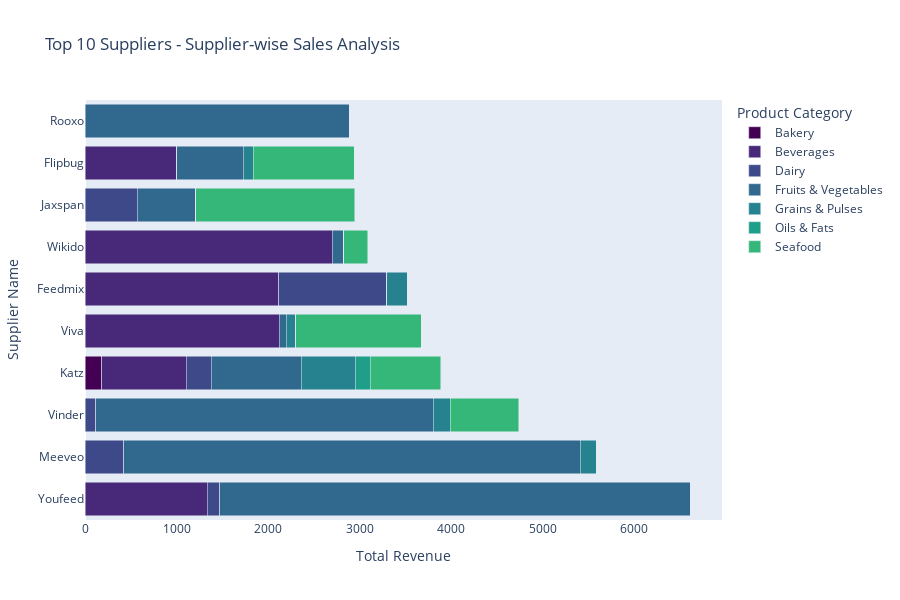

Notebook code for this chart:
### Markdown cell above
## 12. Supplier-wise Sales Analysis

### Code cell
import plotly.express as px
import pandas as pd

# Aggregate sales data by supplier and product category
supplier_sales = df_processed.groupby(['Supplier_Name', 'Product_Category']).agg({
    'Total_Revenue': 'sum',
    'Quantity_Sold': 'sum'
}).reset_index()

# Calculate total revenue per supplier
supplier_total_revenue = supplier_sales.groupby('Supplier_Name')['Total_Revenue'].sum().reset_index()

# Get the top 10 suppliers by total revenue
top_suppliers = supplier_total_revenue.nlargest(10, 'Total_Revenue')['Supplier_Name']

# Filter the original data for only the top 10 suppliers
top_supplier_sales = supplier_sales[supplier_sales['Supplier_Name'].isin(top_suppliers)]

# Pivot the data for a stacked bar chart
supplier_sales_pivot = top_supplier_sales.pivot(index='Supplier_Name', columns='Product_Category', values='Total_Revenue').fillna(0)

# Sort suppliers by total revenue for better visualization
supplier_sales_pivot['Total'] = supplier_sales_pivot.sum(axis=1)
supplier_sales_pivot = supplier_sales_pivot.sort_values(by='Total', ascending=False).drop(columns='Total')

# Reset index for plotly
supplier_sales_pivot_reset = supplier_sales_pivot.reset_index()

# Create the interactive stacked bar chart using Plotly
fig = px.bar(supplier_sales_pivot_reset,
             x=supplier_sales_pivot_reset.columns[1:],  # All categories
             y='Supplier_Name',
             title="Top 10 Suppliers - Supplier-wise Sales Analysis",
             labels={'value': 'Total Revenue', 'Supplier_Name': 'Supplier'},
             color_discrete_sequence=px.colors.sequential.Viridis,
             height=600)

# Show the plot
fig.update_layout(barmode='stack',
                  xaxis_title="Total Revenue",
                  yaxis_title="Supplier Name",
                  legend_title="Product Category",
                  xaxis={'showgrid': False},
                  yaxis={'showgrid': False})
fig.show()

### Figure 1 — Plotly figure (JSON) as saved in the notebook; plotly's stock layout.template omitted (floating-point values rounded to 4 significant figures)
{"data": [{"hovertemplate": "variable=Bakery<br>Total Revenue=%{x}<br>Supplier=%{y}<extra></extra>", "legendgroup": "Bakery", "marker": {"color": "#440154", "pattern": {"shape": ""}}, "name": "Bakery", "orientation": "h", "showlegend": true, "textposition": "auto", "type": "bar", "x": [0.0, 0.0, 0.0, 182.0, 0.0, 0.0, 0.0, 0.0, 0.0, 0.0], "xaxis": "x", "y": ["Youfeed", "Meeveo", "Vinder", "Katz", "Viva", "Feedmix", "Wikido", "Jaxspan", "Flipbug", "Rooxo"], "yaxis": "y"}, {"hovertemplate": "variable=Beverages<br>Total Revenue=%{x}<br>Supplier=%{y}<extra></extra>", "legendgroup": "Beverages", "marker": {"color": "#482878", "pattern": {"shape": ""}}, "name": "Beverages", "orientation": "h", "showlegend": true, "textposition": "auto", "type": "bar", "x": [1335.0, 0.0, 0.0, 927.0, 2125.0, 2120.0, 2700.0, 0.0, 1005.0, 0.0], "xaxis": "x", "y": ["Youfeed", "Meeveo", "Vinder", "Katz", "Viva", "Feedmix", "Wikido", "Jaxspan", "Flipbug", "Rooxo"], "yaxis": "y"}, {"hovertemplate": "variable=Dairy<br>Total Revenue=%{x}<br>Supplier=%{y}<extra></extra>", "legendgroup": "Dairy", "marker": {"color": "#3e4989", "pattern": {"shape": ""}}, "name": "Dairy", "orientation": "h", "showlegend": true, "textposition": "auto", "type": "bar", "x": [140.0, 424.0, 120.0, 273.3, 0.0, 1176.0, 0.0, 570.0, 0.0, 0.0], "xaxis": "x", "y": ["Youfeed", "Meeveo", "Vinder", "Katz", "Viva", "Feedmix", "Wikido", "Jaxspan", "Flipbug", "Rooxo"], "yaxis": "y"}, {"hovertemplate": "variable=Fruits & Vegetables<br>Total Revenue=%{x}<br>Supplier=%{y}<extra></extra>", "legendgroup": "Fruits & Vegetables", "marker": {"color": "#31688e", "pattern": {"shape": ""}}, "name": "Fruits & Vegetables", "orientation": "h", "showlegend": true, "textposition": "auto", "type": "bar", "x": [5138.0, 4990.0, 3686.0, 979.5, 72.0, 0.0, 126.0, 638.0, 726.0, 2886.0], "xaxis": "x", "y": ["Youfeed", "Meeveo", "Vinder", "Katz", "Viva", "Feedmix", "Wikido", "Jaxspan", "Flipbug", "Rooxo"], "yaxis": "y"}, {"hovertemplate": "variable=Grains & Pulses<br>Total Revenue=%{x}<br>Supplier=%{y}<extra></extra>", "legendgroup": "Grains & Pulses", "marker": {"color": "#26828e", "pattern": {"shape": ""}}, "name": "Grains & Pulses", "orientation": "h", "showlegend": true, "textposition": "auto", "type": "bar", "x": [0.0, 172.5, 186.0, 591.8, 107.5, 225.0, 0.0, 0.0, 110.0, 0.0], "xaxis": "x", "y": ["Youfeed", "Meeveo", "Vinder", "Katz", "Viva", "Feedmix", "Wikido", "Jaxspan", "Flipbug", "Rooxo"], "yaxis": "y"}, {"hovertemplate": "variable=Oils & Fats<br>Total Revenue=%{x}<br>Supplier=%{y}<extra></extra>", "legendgroup": "Oils & Fats", "marker": {"color": "#1f9e89", "pattern": {"shape": ""}}, "name": "Oils & Fats", "orientation": "h", "showlegend": true, "textposition": "auto", "type": "bar", "x": [0.0, 0.0, 0.0, 165.6, 0.0, 0.0, 0.0, 0.0, 0.0, 0.0], "xaxis": "x", "y": ["Youfeed", "Meeveo", "Vinder", "Katz", "Viva", "Feedmix", "Wikido", "Jaxspan", "Flipbug", "Rooxo"], "yaxis": "y"}, {"hovertemplate": "variable=Seafood<br>Total Revenue=%{x}<br>Supplier=%{y}<extra></extra>", "legendgroup": "Seafood", "marker": {"color": "#35b779", "pattern": {"shape": ""}}, "name": "Seafood", "orientation": "h", "showlegend": true, "textposition": "auto", "type": "bar", "x": [0.0, 0.0, 750.0, 768.0, 1368.0, 0.0, 262.5, 1740.0, 1104.0, 0.0], "xaxis": "x", "y": ["Youfeed", "Meeveo", "Vinder", "Katz", "Viva", "Feedmix", "Wikido", "Jaxspan", "Flipbug", "Rooxo"], "yaxis": "y"}], "layout": {"barmode": "stack", "height": 600, "legend": {"title": {"text": "Product Category"}, "tracegroupgap": 0}, "title": {"text": "Top 10 Suppliers - Supplier-wise Sales Analysis"}, "xaxis": {"anchor": "y", "domain": [0, 1], "showgrid": false, "title": {"text": "Total Revenue"}}, "yaxis": {"anchor": "x", "domain": [0, 1], "showgrid": false, "title": {"text": "Supplier Name"}}}}
